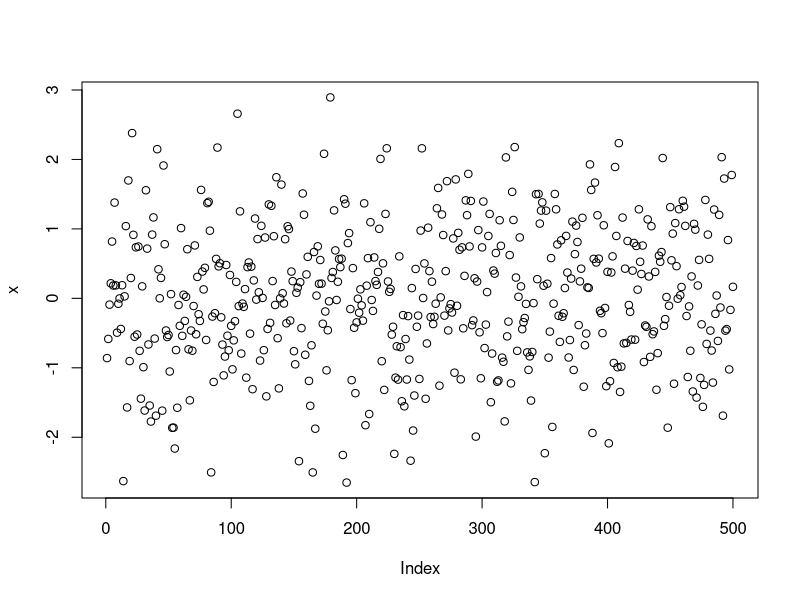
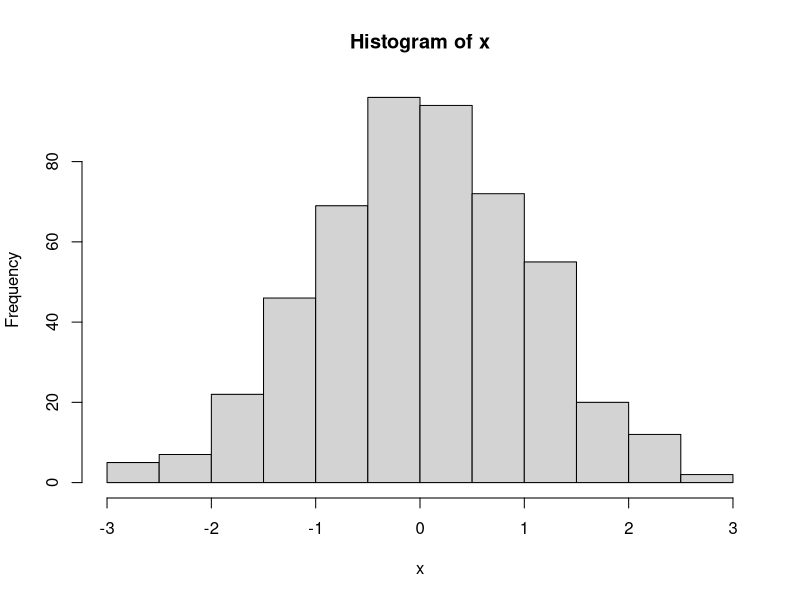
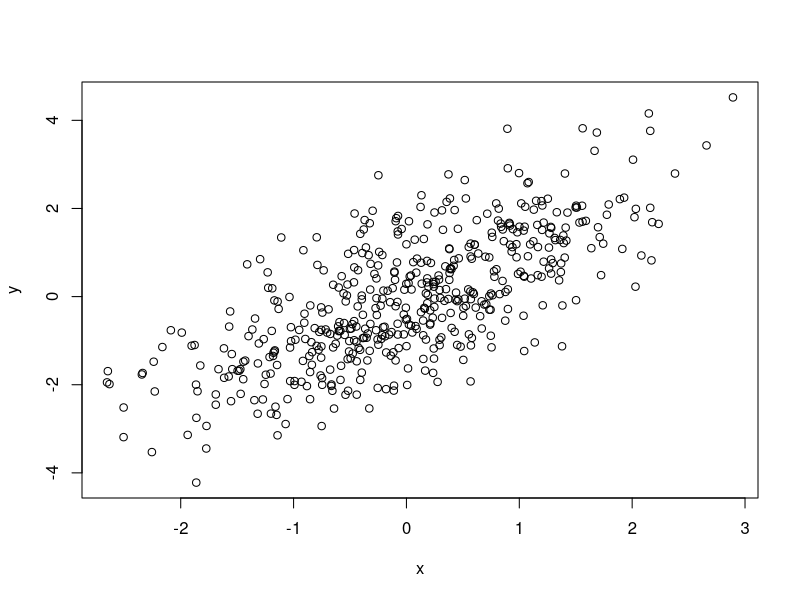
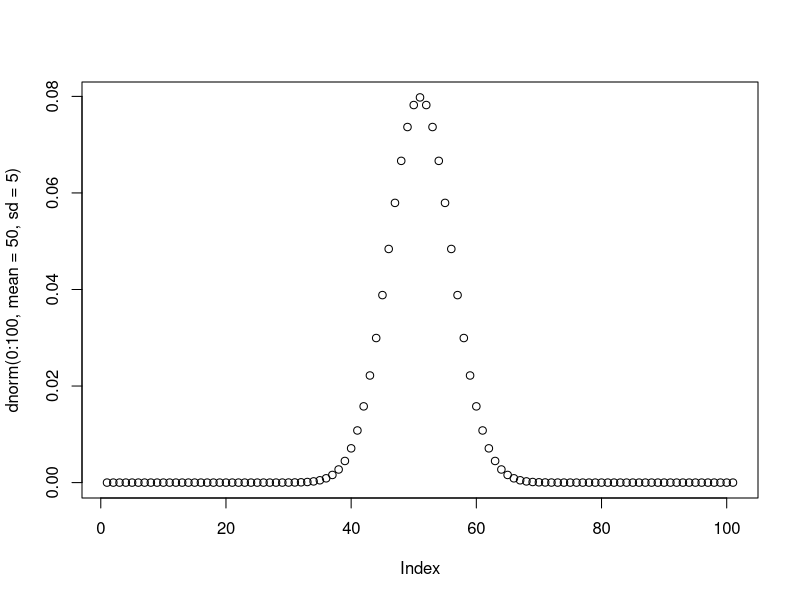
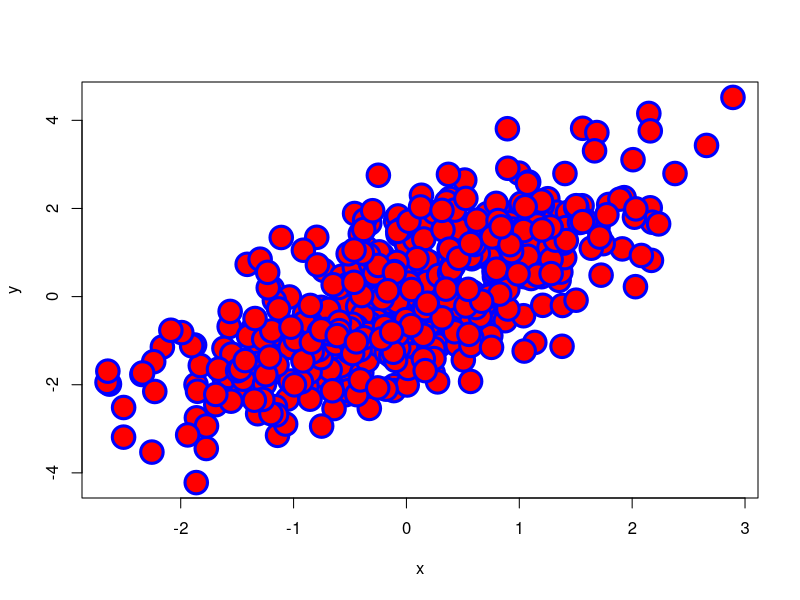
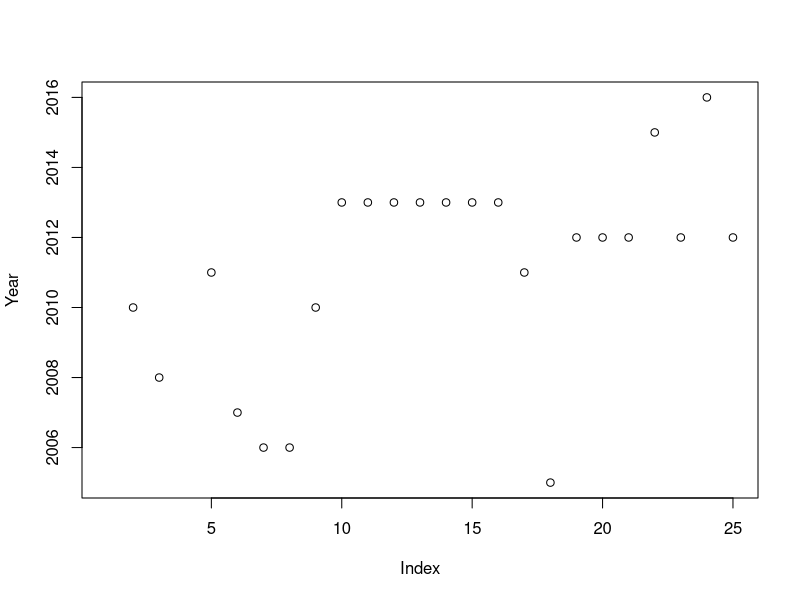
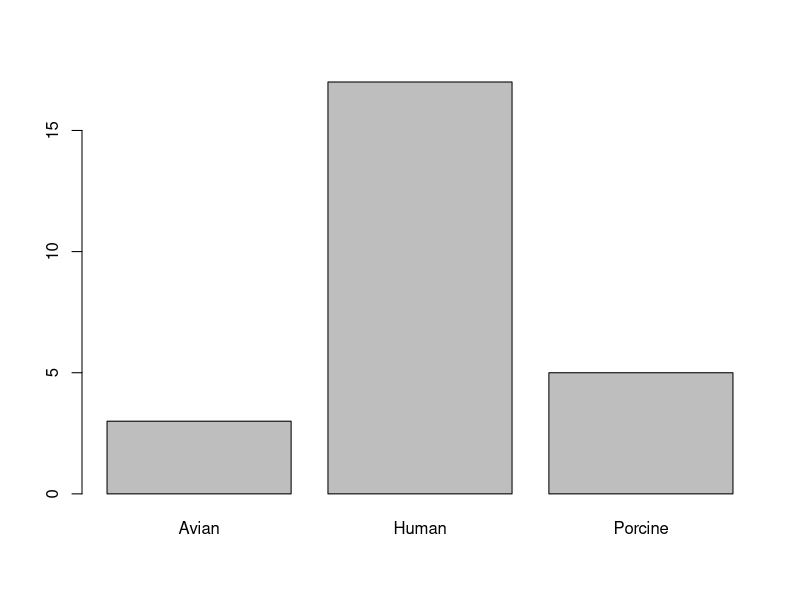
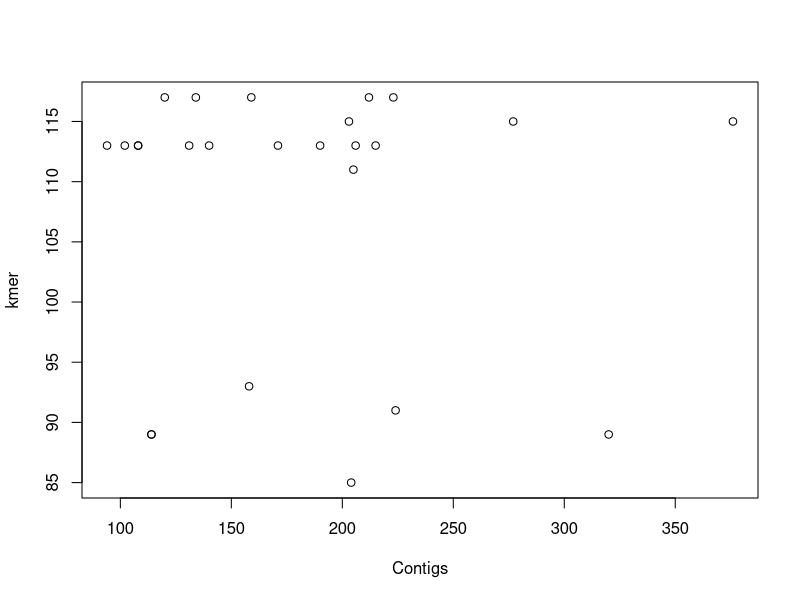

Recreate these plots in R, in order. (Note: this script raises an error after producing the figures.)
## ---- chunk 1
library(knitr)
library(formatR)
opts_chunk$set(tidy.opts=list(width.cutoff=60),tidy=TRUE)
knitr::opts_knit$set(root.dir = "/Users/modesto/data/HPBBM2022")
options(repos = list(CRAN="http://cran.rstudio.com/")) #this is to avoid error in install.packages() at knitting
## ---- chunk 2
#generate some sample data with normal distribution
x <- rnorm(500)
y <- x + rnorm(500)
plot(x)
hist(x)
plot(x, y)
plot(dnorm(0:100,mean=50,sd=5))


#customized Example
plot(x, y, pch = 21,
     bg = "red",   # Fill color
     col = "blue", # Border color
     cex = 3,      # Symbol size
     lwd = 3)      # Border width
## ---- chunk 3
coli_genomes <- read.csv2(file = 'data/coli_genomes_renamed.csv', strip.white = TRUE, stringsAsFactors = TRUE)
attach(coli_genomes)
#one variable
plot(Year)
#a factor
plot(Source)
#two variables
plot(Contigs, kmer)
#factor + numeric variable and saving the plot
png(file="plot1.png")  #give it a file name
plot(Source,Contigs)  #construct the plot
dev.off()  #save
## ---- chunk 4
#correlation plots
par(mfrow = c(3, 1))
plot(coli_genomes$contigs1kb ~ coli_genomes$Contigs, xlab="Contigs", ylab="Contigs > 1kb")
abline(lm(coli_genomes$contigs1kb ~ coli_genomes$Contigs), col="red")
plot(coli_genomes$contigs1kb ~ coli_genomes$N50,  xlab="N50", ylab="Contigs > 1kb")
abline(lm(coli_genomes$contigs1kb ~ coli_genomes$N50), col="red")
plot(coli_genomes$contigs1kb ~ coli_genomes$average_contig, xlab="Average contig", ylab="Contigs > 1kb")
abline(lm(coli_genomes$contigs1kb ~ coli_genomes$average_contig), col="red")

#now we will check with a cor.test and add some text to the plot
(test1 <- cor.test(coli_genomes$contigs1kb, coli_genomes$Contigs))
(test2 <- cor.test(coli_genomes$contigs1kb, coli_genomes$N50))
(test3 <- cor.test(coli_genomes$contigs1kb, coli_genomes$average_contig))
str(test1)

plot(coli_genomes$contigs1kb ~ coli_genomes$Contigs, xlab="Contigs", ylab="Contigs > 1kb")
abline(lm(coli_genomes$contigs1kb ~ coli_genomes$Contigs), col="red")
text(200,200,paste("Pearson r2=",round(test1$estimate,2)))
plot(coli_genomes$contigs1kb ~ coli_genomes$N50,  xlab="N50", ylab="Contigs > 1kb")
abline(lm(coli_genomes$contigs1kb ~ coli_genomes$N50), col="red")
text(250000,200,paste("Pearson r2=",round(test2$estimate,2)))
plot(coli_genomes$contigs1kb ~ coli_genomes$average_contig, xlab="Average contig", ylab="Contigs > 1kb")
abline(lm(coli_genomes$contigs1kb ~ coli_genomes$average_contig), col="red")
text(40000,200,paste("Pearson r2=",round(test3$estimate,2)))

#oh wait! why only one-vs-one?
plot(coli_genomes[,c("VF","Plasmids","kmer","Contigs","N50","longest.contig..bp.","Assembly_length","contigs1kb","average_contig")], main = "Multiple Correlation plot")
## ---- chunk 5
#read data
ZFdata <- read.csv("data/Zebrafish_data.csv")

#some plots
barplot(ZFdata)
barplot(ZFdata$pLoC)
par(mfrow=c(1,3)) #arrange the three plots in a row 
barplot(ZFdata$pLoC, col="red", main="pLoc")
barplot(ZFdata$EFNA3, col="green", main="EFNA3")
barplot(ZFdata$NC1s, col="blue",main="NC1s")
par(mfrow=c(2,3)) #arrange the three plots in a row 
stripchart(ZFdata$pLoC, main="pLoc")
stripchart(ZFdata$pLoC, method="stack", col="red", main="pLoc")
stripchart(ZFdata$pLoC, method="overplot", col="red",  main="pLoc")
stripchart(ZFdata$pLoC, method="jitter", col="red", main="pLoc")
stripchart(ZFdata$EFNA3, method = "stack",col="green", main="EFNA3")
stripchart(ZFdata$NC1s, method = "stack",col="blue", main="N1cs")
par(mfrow=c(1,3)) #arrange the three plots in a row 
hist(ZFdata$pLoC, col="red",  main="pLoc")
hist(ZFdata$EFNA3, col="green", main="EFNA3")
hist(ZFdata$NC1s, col="blue", main="N1cs")
par(mfrow=c(1,3)) #arrange the three plots in a row 
boxplot(ZFdata$pLoC, col="red",  main="pLoc")
boxplot(ZFdata$EFNA3,  col="green", main="EFNA3")
boxplot(ZFdata$NC1s, col="blue", main="N1cs")


## ---- chunk 6
oldpar <- par() #save original settings (optional)
par(mfrow = c(1, 3), cex.lab = 1, cex = 1, lwd = 2) #new settings

hist(ZFdata$pLoC, col=rgb(1,0,0,0.5),  main="pLoc", ylim = c(0,20), xlim = c(0,120), xlab = "Number of Metastatic cells")
hist(ZFdata$EFNA3, col=rgb(0,1,0,0.5),  main="EFNA3", ylim = c(0,20), xlim = c(0,120), xlab = "Number of Metastatic cells")
hist(ZFdata$NC1s, col=rgb(0,0,1,0.5),  main="NC1s", ylim = c(0,20), xlim = c(0,120), xlab = "Number of Metastatic cells")

stripchart(ZFdata$pLoC, method="jitter", pch=19, col=rgb(1,0,0,0.5), vertical=TRUE,  main="pLoc", ylim = c(0,120), xlab = "Number of Metastatic cells")
stripchart(ZFdata$EFNA3, method="jitter", pch=19, col=rgb(0,1,0,0.5), vertical=TRUE, main="EFNA3", ylim = c(0,120), xlab = "Number of Metastatic cells")
stripchart(ZFdata$EFNA3, method="jitter", pch=19, col=rgb(0,1,0,0.5), vertical=TRUE, main="EFNA3", ylim = c(0,120), xlab = "Number of Metastatic cells")

boxplot(ZFdata$pLoC, col=rgb(1,0,0,0.5),  ylim = c(0,120), xlab = "Number of Metastatic cells", main="pLoc")
boxplot(ZFdata$EFNA3, col=rgb(0,1,0,0.5), ylim = c(0,120), xlab = "Number of Metastatic cells",  main="EFNA3")
boxplot(ZFdata$NC1s, col=rgb(0,0,1,0.5), ylim = c(0,120), xlab = "Number of Metastatic cells", main="N1cs")

par(oldpar) #restore (optional)
#alternatively you can reset par with: par(no.readonly = TRUE) 
## ---- chunk 7
ZF_stacked <- stack(ZFdata)

boxplot(ZF_stacked$values ~ ZF_stacked$ind,  col=c(rgb(1,0,0,0.5),rgb(0,1,0,0.5),rgb(0,0,1,0.5),rgb(1,0.5,0,0.5),rgb(0.5,0.5,0.5,0.5),rgb(0,1,1,0.5)))
colorines=c(rgb(1,0,0,0.5),rgb(0,1,0,0.5),rgb(0,0,1,0.5),rgb(1,0.5,0,0.5),rgb(0.5,0.5,0.5,0.5),rgb(0,1,1,0.5)) #define the colors for the whole analysis
boxplot(ZF_stacked$values ~ ZF_stacked$ind,  col=colorines)

stripchart(ZF_stacked$values ~ ZF_stacked$ind, vertical = TRUE, method="jitter", col=colorines, pch=19, cex=1, ylab="Number of cells", xlab="Plasmid")

#what about barplot?
means <- aggregate(values ~ ind, data=ZF_stacked, mean) #you can use by() or tapply()
barplot(means$values, ylim=c(0,120), col=colorines, ylab="Number of cells", xlab="Plasmid")
## ---- chunk 8
#point shape with "pch"
r <- c(sapply(seq(5, 25, 5), function(i) rep(i, 5)))
t <- rep(seq(25, 5, -5), 5)

plot(r, t, pch = 1:25, cex = 3, yaxt = "n", xaxt = "n",
     ann = FALSE, xlim = c(3, 27), lwd = 1:3)
text(r - 1.5, t, 1:25)

#line type with "lty"
M <- matrix(1:36, ncol = 6)
matplot(M, type = c("l"), lty = 1:6, col = "black", lwd = 3)

# Just to indicate the line types in the plot
j <- 0
invisible(sapply(seq(4, 40, by = 6),
                 function(i) {
                   j <<- j + 1
                   text(2, i, paste("lty =", j))}))


#plot box
par(mfrow = c(2, 3))

#plots
plot(x, y, bty = "o", main = "Default")
plot(x, y, bty = "7", main = "bty = '7'")
plot(x, y, bty = "L", main = "bty = 'L'")
plot(x, y, bty = "U", main = "bty = 'U'")
plot(x, y, bty = "C", main = "bty = 'C'")
plot(x, y, bty = "n", main = "bty = 'n'")

par(mfrow = c(1, 1))

## ---- chunk 9
#point labels

# Create the plot
plot(coli_genomes$contigs1kb ~ coli_genomes$Contigs, pch=19,col=rgb(1,0,0,0.5), xlab="Contigs", ylab="Contigs > 1kb")

# Plot the labels
text(coli_genomes$contigs1kb ~ coli_genomes$Contigs,
     labels = coli_genomes$Strain,
     cex = 0.6, pos = 4, col = "red")

#only some points
selected <- c(7, 17, 18)
plot(coli_genomes$contigs1kb ~ coli_genomes$Contigs, pch=19,col=rgb(1,0,0,0.5), xlab="Contigs", ylab="Contigs > 1kb")

# Index the elements with the vector
text(coli_genomes$contigs1kb[selected] ~ coli_genomes$Contigs[selected],
     labels = coli_genomes$Strain[selected],
     cex = 0.6, pos = 4, col = "red")

#another different example
attach(USJudgeRatings)
plot(FAMI, INTG,
     main = "Familiarity with law vs Judicial integrity",
     xlab = "Familiarity", ylab = "Integrity",
     pch = 18, col = "blue")
text(FAMI, INTG,
     labels = row.names(USJudgeRatings),
     cex = 0.6, pos = 4, col = "red")
detach(USJudgeRatings)
## ---- chunk 10
#grouping
par(mfrow=c(1,3) ) 
#how can you generate several plots for different variable by factors??

#option 1: looping
system.time(for (i in 9:11){
  boxplot(by(coli_genomes[,i],coli_genomes$Source,summary),main=names(coli_genomes[i]))
})

#option2: lapply
ploteando <- function(x) {boxplot(by(x,coli_genomes$Source,summary))}
system.time(lapply(coli_genomes[,9:11],FUN=ploteando))

## ---- chunk 11

colorines <- sapply(coli_genomes$Source, FUN= function(x) switch(x,"Avian"=rgb(1,0,0,0.5),"Human"=rgb(0,1,0,0.5),"Porcine"=rgb(0,0,1,0.5)))
names(colorines) <- coli_genomes$Source

#plot
plot(coli_genomes$contigs1kb ~ coli_genomes$Contigs, pch=19,col=colorines, xlab="Contigs", ylab="Contigs > 1kb")

#legend
legend(100,200, fill=unique(colorines),legend=unique(names(colorines)),ncol=2)
## ---- chunk 12
sessionInfo()
